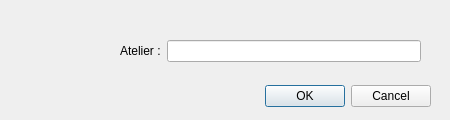
<?xml version="1.0" encoding="UTF-8"?>
<ui version="4.0">
 <class>Dialog_AddAtelier</class>
 <widget class="QDialog" name="Dialog_AddAtelier">
  <property name="geometry">
   <rect>
    <x>0</x>
    <y>0</y>
    <width>450</width>
    <height>120</height>
   </rect>
  </property>
  <property name="minimumSize">
   <size>
    <width>450</width>
    <height>120</height>
   </size>
  </property>
  <property name="maximumSize">
   <size>
    <width>450</width>
    <height>120</height>
   </size>
  </property>
  <property name="windowTitle">
   <string>Ajouter un atelier</string>
  </property>
  <widget class="QDialogButtonBox" name="buttonBox">
   <property name="geometry">
    <rect>
     <x>90</x>
     <y>80</y>
     <width>341</width>
     <height>32</height>
    </rect>
   </property>
   <property name="orientation">
    <enum>Qt::Horizontal</enum>
   </property>
   <property name="standardButtons">
    <set>QDialogButtonBox::Cancel|QDialogButtonBox::Ok</set>
   </property>
  </widget>
  <widget class="QWidget" name="formLayoutWidget">
   <property name="geometry">
    <rect>
     <x>120</x>
     <y>40</y>
     <width>301</width>
     <height>31</height>
    </rect>
   </property>
   <layout class="QFormLayout" name="formLayout">
    <property name="fieldGrowthPolicy">
     <enum>QFormLayout::ExpandingFieldsGrow</enum>
    </property>
    <property name="labelAlignment">
     <set>Qt::AlignLeading|Qt::AlignLeft|Qt::AlignVCenter</set>
    </property>
    <item row="0" column="0">
     <widget class="QLabel" name="label">
      <property name="text">
       <string>Atelier :</string>
      </property>
     </widget>
    </item>
    <item row="0" column="1">
     <widget class="QLineEdit" name="lineEditAtelier"/>
    </item>
   </layout>
  </widget>
  <widget class="QLabel" name="label_2">
   <property name="geometry">
    <rect>
     <x>30</x>
     <y>20</y>
     <width>71</width>
     <height>71</height>
    </rect>
   </property>
   <property name="text">
    <string/>
   </property>
   <property name="pixmap">
    <pixmap resource="../../../Travaux en cours/Monnaies Database/resources.qrc">:/resources/img/resources/img/New.png</pixmap>
   </property>
   <property name="scaledContents">
    <bool>true</bool>
   </property>
  </widget>
 </widget>
 <resources>
  <include location="../../../Travaux en cours/Monnaies Database/resources.qrc"/>
  <include location="resources.qrc"/>
 </resources>
 <connections>
  <connection>
   <sender>buttonBox</sender>
   <signal>accepted()</signal>
   <receiver>Dialog_AddAtelier</receiver>
   <slot>accept()</slot>
   <hints>
    <hint type="sourcelabel">
     <x>248</x>
     <y>254</y>
    </hint>
    <hint type="destinationlabel">
     <x>157</x>
     <y>274</y>
    </hint>
   </hints>
  </connection>
  <connection>
   <sender>buttonBox</sender>
   <signal>rejected()</signal>
   <receiver>Dialog_AddAtelier</receiver>
   <slot>reject()</slot>
   <hints>
    <hint type="sourcelabel">
     <x>316</x>
     <y>260</y>
    </hint>
    <hint type="destinationlabel">
     <x>286</x>
     <y>274</y>
    </hint>
   </hints>
  </connection>
 </connections>
</ui>
